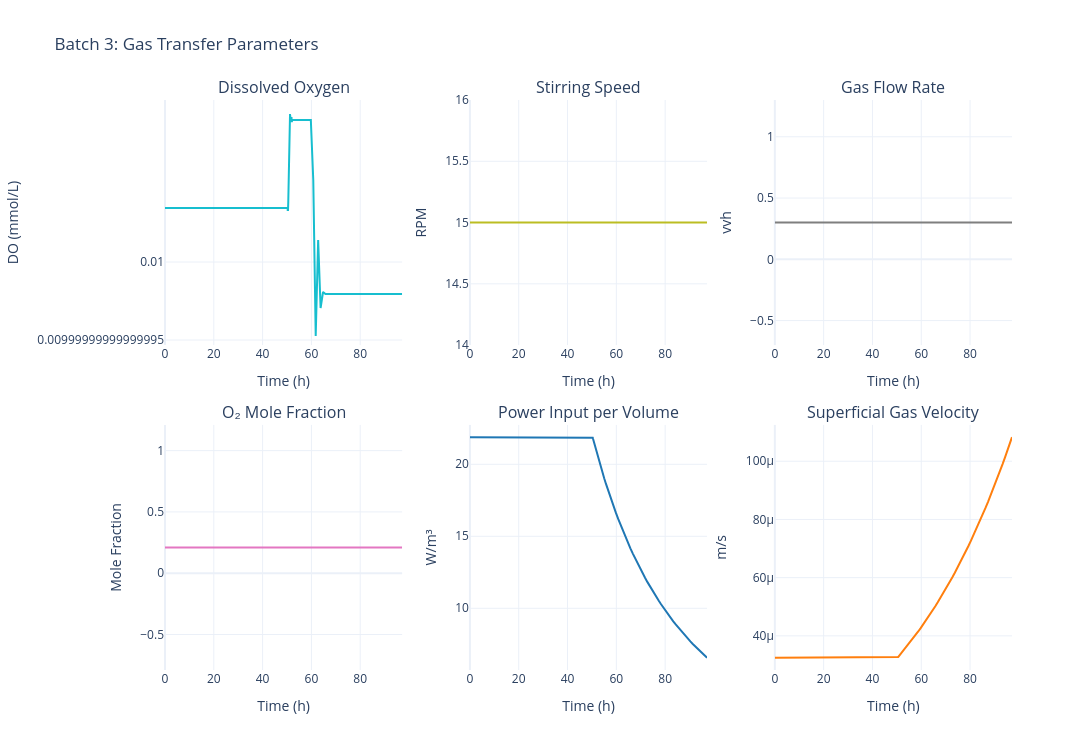

Notebook code for this chart:
### Code cell
# Plot gas transfer for batch 3
fig_gas_3 = plot_batch_gas_transfer(sim, batch_number=3)
fig_gas_3.update_layout(title_text="Batch 3: Gas Transfer Parameters")
fig_gas_3.show()

### Figure 1 — Plotly figure (JSON) as saved in the notebook; plotly's stock layout.template omitted (floating-point values rounded to 4 significant figures; data arrays with more than 128 entries replaced by an {"elided": "..."} marker saying what was removed)
{"data": [{"hovertemplate": "Time: %{x:.1f} h<br>DO: %{y:.3f} mmol/L<extra></extra>", "line": {"color": "#17becf", "width": 2}, "mode": "lines", "name": "Dissolved O₂", "type": "scatter", "x": {"elided": "162 float values"}, "xaxis": "x", "y": {"elided": "162 float values"}, "yaxis": "y"}, {"hovertemplate": "Time: %{x:.1f} h<br>N: %{y:.1f} rpm<extra></extra>", "line": {"color": "#bcbd22", "width": 2}, "mode": "lines", "name": "Stirring Speed", "type": "scatter", "x": {"elided": "162 float values"}, "xaxis": "x2", "y": {"elided": "162 float values"}, "yaxis": "y2"}, {"hovertemplate": "Time: %{x:.1f} h<br>Fg: %{y:.3f} vvh<extra></extra>", "line": {"color": "#7f7f7f", "width": 2}, "mode": "lines", "name": "Gas Flow Rate", "type": "scatter", "x": {"elided": "162 float values"}, "xaxis": "x3", "y": {"elided": "162 float values"}, "yaxis": "y3"}, {"hovertemplate": "Time: %{x:.1f} h<br>y_O₂: %{y:.3f}<extra></extra>", "line": {"color": "#e377c2", "width": 2}, "mode": "lines", "name": "y_O₂", "type": "scatter", "x": {"elided": "162 float values"}, "xaxis": "x4", "y": {"elided": "162 float values"}, "yaxis": "y4"}, {"hovertemplate": "Time: %{x:.1f} h<br>P/V: %{y:.2f} W/m³<extra></extra>", "line": {"color": "#1f77b4", "width": 2}, "mode": "lines", "name": "P/V", "type": "scatter", "x": {"elided": "162 float values"}, "xaxis": "x5", "y": {"elided": "162 float values"}, "yaxis": "y5"}, {"hovertemplate": "Time: %{x:.1f} h<br>vₛ: %{y:.5f} m/s<extra></extra>", "line": {"color": "#ff7f0e", "width": 2}, "mode": "lines", "name": "vₛ", "type": "scatter", "x": {"elided": "162 float values"}, "xaxis": "x6", "y": {"elided": "162 float values"}, "yaxis": "y6"}], "layout": {"annotations": [{"font": {"size": 16}, "showarrow": false, "text": "Dissolved Oxygen", "x": 0.14, "xanchor": "center", "xref": "paper", "y": 1, "yanchor": "bottom", "yref": "paper"}, {"font": {"size": 16}, "showarrow": false, "text": "Stirring Speed", "x": 0.5, "xanchor": "center", "xref": "paper", "y": 1, "yanchor": "bottom", "yref": "paper"}, {"font": {"size": 16}, "showarrow": false, "text": "Gas Flow Rate", "x": 0.86, "xanchor": "center", "xref": "paper", "y": 1, "yanchor": "bottom", "yref": "paper"}, {"font": {"size": 16}, "showarrow": false, "text": "O₂ Mole Fraction", "x": 0.14, "xanchor": "center", "xref": "paper", "y": 0.43, "yanchor": "bottom", "yref": "paper"}, {"font": {"size": 16}, "showarrow": false, "text": "Power Input per Volume", "x": 0.5, "xanchor": "center", "xref": "paper", "y": 0.43, "yanchor": "bottom", "yref": "paper"}, {"font": {"size": 16}, "showarrow": false, "text": "Superficial Gas Velocity", "x": 0.86, "xanchor": "center", "xref": "paper", "y": 0.43, "yanchor": "bottom", "yref": "paper"}], "font": {"size": 12}, "height": 750, "showlegend": false, "title": {"text": "Batch 3: Gas Transfer Parameters"}, "width": 1400, "xaxis": {"anchor": "y", "domain": [0, 0.28], "title": {"text": "Time (h)"}}, "xaxis2": {"anchor": "y2", "domain": [0.36, 0.64], "title": {"text": "Time (h)"}}, "xaxis3": {"anchor": "y3", "domain": [0.72, 1], "title": {"text": "Time (h)"}}, "xaxis4": {"anchor": "y4", "domain": [0, 0.28], "title": {"text": "Time (h)"}}, "xaxis5": {"anchor": "y5", "domain": [0.36, 0.64], "title": {"text": "Time (h)"}}, "xaxis6": {"anchor": "y6", "domain": [0.72, 1], "title": {"text": "Time (h)"}}, "yaxis": {"anchor": "x", "domain": [0.57, 1], "title": {"text": "DO (mmol/L)"}}, "yaxis2": {"anchor": "x2", "domain": [0.57, 1], "title": {"text": "RPM"}}, "yaxis3": {"anchor": "x3", "domain": [0.57, 1], "title": {"text": "vvh"}}, "yaxis4": {"anchor": "x4", "domain": [0, 0.43], "title": {"text": "Mole Fraction"}}, "yaxis5": {"anchor": "x5", "domain": [0, 0.43], "title": {"text": "W/m³"}}, "yaxis6": {"anchor": "x6", "domain": [0, 0.43], "title": {"text": "m/s"}}}}
